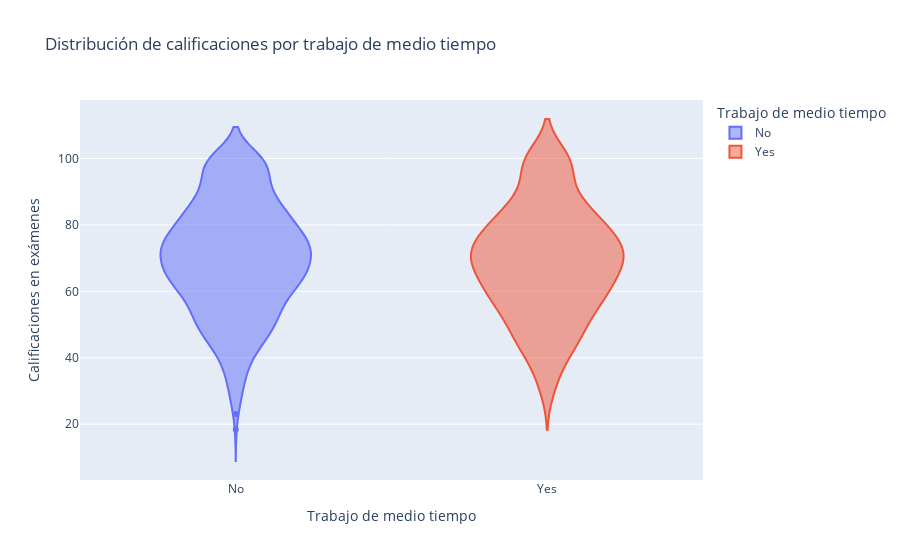

Notebook source saved alongside this figure:
### Code cell
# Compara calificaciones por trabajo de medio tiempo

fig = px.violin(
    df,
    x='part_time_job',
    y='exam_score',
    color='part_time_job',
    title='Distribución de calificaciones por trabajo de medio tiempo',
    labels={'part_time_job': 'Trabajo de medio tiempo', 'exam_score': 'Calificaciones en exámenes'}
)

fig.show()

### Figure 1 — Plotly figure (JSON) as saved in the notebook; plotly's stock layout.template omitted (floating-point values rounded to 4 significant figures; data arrays with more than 128 entries replaced by an {"elided": "..."} marker saying what was removed)
{"data": [{"alignmentgroup": "True", "box": {"visible": false}, "hovertemplate": "Trabajo de medio tiempo=%{x}<br>Calificaciones en exámenes=%{y}<extra></extra>", "legendgroup": "No", "marker": {"color": "#636efa"}, "name": "No", "offsetgroup": "No", "orientation": "v", "scalegroup": "True", "showlegend": true, "type": "violin", "x": {"elided": "785 str values"}, "x0": " ", "xaxis": "x", "y": {"elided": "785 float values"}, "y0": " ", "yaxis": "y"}, {"alignmentgroup": "True", "box": {"visible": false}, "hovertemplate": "Trabajo de medio tiempo=%{x}<br>Calificaciones en exámenes=%{y}<extra></extra>", "legendgroup": "Yes", "marker": {"color": "#EF553B"}, "name": "Yes", "offsetgroup": "Yes", "orientation": "v", "scalegroup": "True", "showlegend": true, "type": "violin", "x": {"elided": "215 str values"}, "x0": " ", "xaxis": "x", "y": {"elided": "215 float values"}, "y0": " ", "yaxis": "y"}], "layout": {"legend": {"title": {"text": "Trabajo de medio tiempo"}, "tracegroupgap": 0}, "title": {"text": "Distribución de calificaciones por trabajo de medio tiempo"}, "violinmode": "overlay", "xaxis": {"anchor": "y", "categoryarray": ["No", "Yes"], "categoryorder": "array", "domain": [0, 1], "title": {"text": "Trabajo de medio tiempo"}}, "yaxis": {"anchor": "x", "domain": [0, 1], "title": {"text": "Calificaciones en exámenes"}}}}
